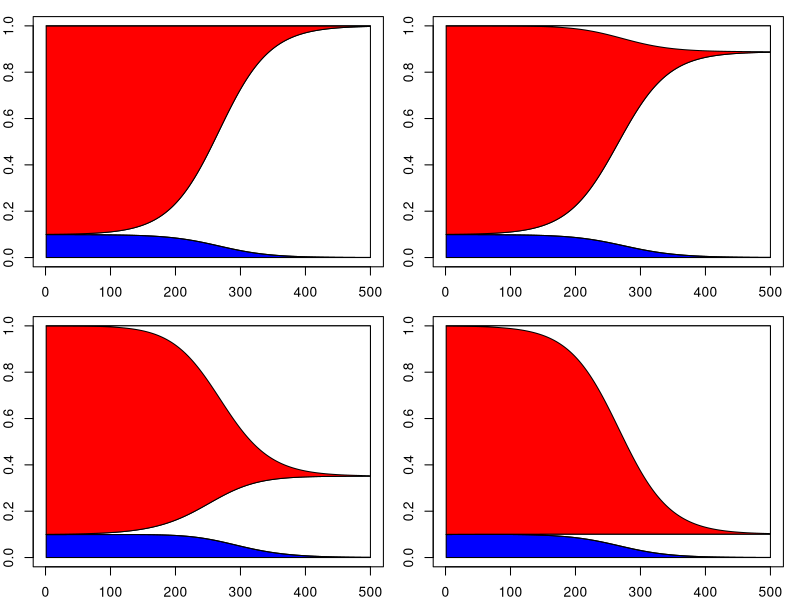
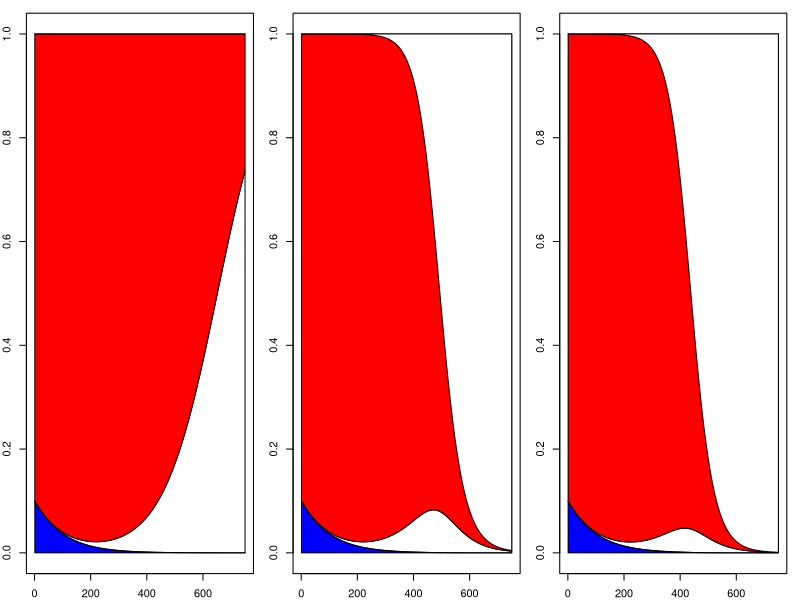
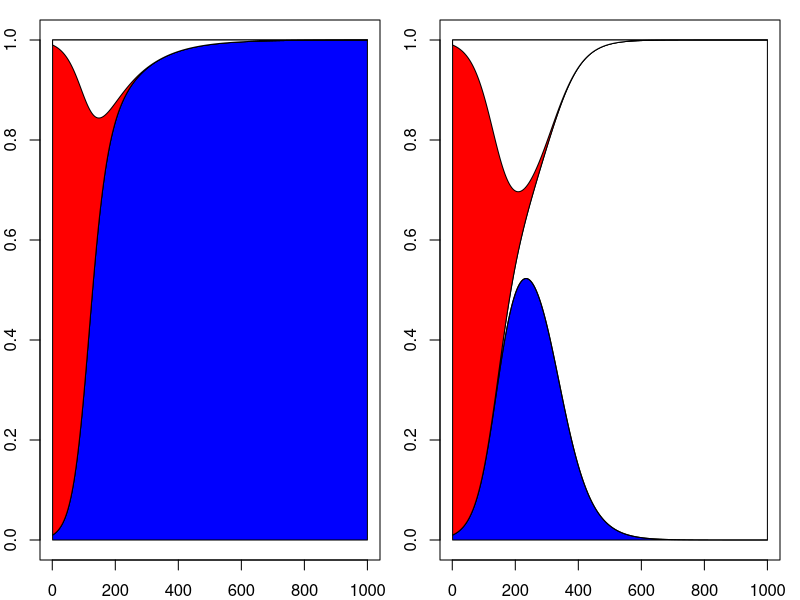
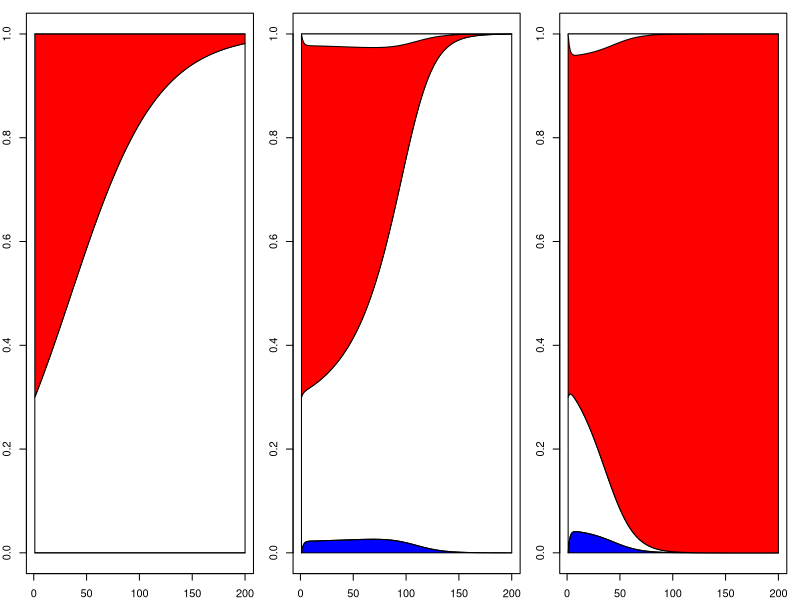

Here is the R script that generated these plots, in order:



two.loc.sims<-function(p,w.mat,r){
	stopifnot(sum(p)==1)
	p.array<-matrix(NA,nrow=n.gens,ncol=4)
	d.array<-NA
	p.array[1,]<-p
	colnames(p.array)<-names(p)
	for(gen in 2:n.gens){
		w.marg<-apply(w.mat,1,function(whap){whap*p}) 
		w.marg<-colSums(w.marg)
		D<-p["AB"] - (p["AB"]+p["Ab"])*(p["AB"]+p["aB"])
		d.array<-c(d.array,D)
		D.vec<- c(-D,+D,+D,-D)
		wbar<-sum(p*w.marg)
		p.new<- (p*w.marg + r*D.vec*w.mat["AB","ab"])/wbar
		p.array[gen,]<-p.new
		p<-p.new
	}
	return(cbind(p.array,d.array))
}

stack.freqs.plot<-function(p.out,my.order){
	stacked.freqs<-t(apply(p.out[,c("Ab","AB","ab","aB")],1,cumsum))
	plot(stacked.freqs[,"Ab"],ylim=c(0,1),type="l",xlab="Generations",ylab="Frequencies",cex.lab=1.2)
	my.x<-1:n.gens
	x.polygon<-c(my.x,rev(my.x))
	polygon(x=x.polygon,c(stacked.freqs[,"Ab"],rep(0,n.gens)),col="blue")
	polygon(x=x.polygon,c(stacked.freqs[,"AB"],rev(stacked.freqs[,"Ab"])),col="purple")
	polygon(x=x.polygon,c(stacked.freqs[,"AB"],rev(stacked.freqs[,"aB"])),col="white")
	polygon(x=x.polygon,c(stacked.freqs[,"aB"],rev(stacked.freqs[,"ab"])),col="red")
}


stack.freqs.plot<-function(p.out,my.order=c("Ab","AB","aB","ab")){
	cols<-c("white","blue","red","purple")
	names(cols)<-c("ab","Ab","aB","purple")
	stacked.freqs<-t(apply(p.out[,c("Ab","AB","ab","aB")],1,cumsum))
	plot(stacked.freqs[,"Ab"],ylim=c(0,1),type="n",xlab="Generations",ylab="Frequencies",cex.lab=1.2)
	my.x<-1:n.gens
	x.polygon<-c(my.x,rev(my.x))
	polygon(x=x.polygon,c(stacked.freqs[,my.order[1]],rep(0,n.gens)),col=cols[my.order[1]])
	polygon(x=x.polygon,c(stacked.freqs[,my.order[2]],rev(stacked.freqs[,my.order[1]])),,col=cols[my.order[2]])
	polygon(x=x.polygon,c(stacked.freqs[,my.order[2]],rev(stacked.freqs[,my.order[3]])),,col=cols[my.order[3]])
	polygon(x=x.polygon,c(stacked.freqs[,my.order[3]],rev(stacked.freqs[,my.order[4]])),,col=cols[my.order[4]])
}


###Neutral Hitchhiking
n.gens<-500
p<-  c(0.001,0.099,0,0.9); names(p)<-c("AB","Ab","aB","ab")
#p<-  c(0.4,.1,.1,0.4); names(p)<-c("AB","Ab","aB","ab")
#w.add<-c(1,1,1,1);names(w.add)<-names(p)

w.add<-c(1,0.95,1,0.95);names(w.add)<-names(p)
w.mat<-outer(w.add,w.add,FUN="+")

layout(matrix(1:4,nrow=2,byrow=TRUE))
par(mar=c(2,2,1,1))
p.out<-two.loc.sims(p,w.mat,r=0.000)
stack.freqs.plot(p.out)
#plot(p.out[,"AB"]+p.out[,"Ab"],type="l",ylim=c(0,1))
#lines(p.out[,"AB"]+p.out[,"aB"],col="red")

p.out<-two.loc.sims(p,w.mat,r=0.0005)
stack.freqs.plot(p.out)
#plot(p.out[,"AB"]+p.out[,"Ab"],type="l",ylim=c(0,1))#lines(p.out[,"AB"]+p.out[,"aB"],col="red")

p.out<-two.loc.sims(p,w.mat,r=0.005)
stack.freqs.plot(p.out)
#plot(p.out[,"AB"]+p.out[,"Ab"],type="l",ylim=c(0,1)); lines(p.out[,"AB"]+p.out[,"aB"],col="red")

p.out<-two.loc.sims(p,w.mat,r=0.05)
stack.freqs.plot(p.out)
#plot(p.out[,"AB"]+p.out[,"Ab"],type="l",ylim=c(0,1));lines(p.out[,"AB"]+p.out[,"aB"],col="red")


###Deleterious allele Hitchhiking
n.gens<-750
p<-  c(0.001,0.099,0,0.9); names(p)<-c("AB","Ab","aB","ab")
w.add<-c(0.97,0.93,1,0.95);names(w.add)<-names(p)
w.mat<-outer(w.add,w.add,FUN="+")

layout(t(1:3))
 p.out<-two.loc.sims(p,w.mat,r=0.00);stack.freqs.plot(p.out);
 p.out<-two.loc.sims(p,w.mat,r=0.00005);stack.freqs.plot(p.out);
 p.out<-two.loc.sims(p,w.mat,r=0.0002);stack.freqs.plot(p.out);

##interference
layout(t(1:2))
n.gens<-1000
p<-  c(0.0,0.01,0.01,0.98); names(p)<-c("AB","Ab","aB","ab")
w.add<-c(1.14,1.08,1.06,1);names(w.add)<-names(p)
w.mat<-outer(w.add,w.add,FUN="+")
p.out<-two.loc.sims(p,w.mat,r=0.00)
stack.freqs.plot(p.out)
dev.copy2pdf(file="~/Dropbox/Courses/Popgen_teaching_Notes/figures/Deleterious_Hitchhiking.pdf")

p<-  c(0.0,0.01,0.01,0.98); names(p)<-c("AB","Ab","aB","ab")
w.add<-c(1.1,1.06,1.055,1);names(w.add)<-names(p)
w.mat<-outer(w.add,w.add,FUN="+")
p.out<-two.loc.sims(p,w.mat,r=0.001)
stack.freqs.plot(p.out)
dev.copy2pdf(file="~/Dropbox/Courses/Popgen_teaching_Notes/figures/Interference.pdf")

###synergistic alleles & recom
n.gens<-200
layout(t(1:3))
p<-  c(0.3,0.0,0.0,0.7); names(p)<-c("AB","Ab","aB","ab")
w.add<-c(1.05,0.1,0.1,1.0);names(w.add)<-names(p);w.mat<-outer(w.add,w.add,FUN="+")
p.out<-two.loc.sims(p,w.mat,r=0.00)
stack.freqs.plot(p.out)

p<-  c(0.3,0.0,0.0,0.7); names(p)<-c("AB","Ab","aB","ab")
w.add<-c(1.05,0.1,0.1,1.0);names(w.add)<-names(p);w.mat<-outer(w.add,w.add,FUN="+")
p.out<-two.loc.sims(p,w.mat,r=0.05)
stack.freqs.plot(p.out)


p<-  c(0.3,0.0,0.0,0.7); names(p)<-c("AB","Ab","aB","ab")
w.add<-c(1.05,0.1,0.1,1.0);names(w.add)<-names(p);w.mat<-outer(w.add,w.add,FUN="+")
p.out<-two.loc.sims(p,w.mat,r=0.1)
stack.freqs.plot(p.out)

dev.copy2pdf(file="~/Dropbox/Courses/Popgen_teaching_Notes/figures/synergistic_alleles_recom.pdf")
